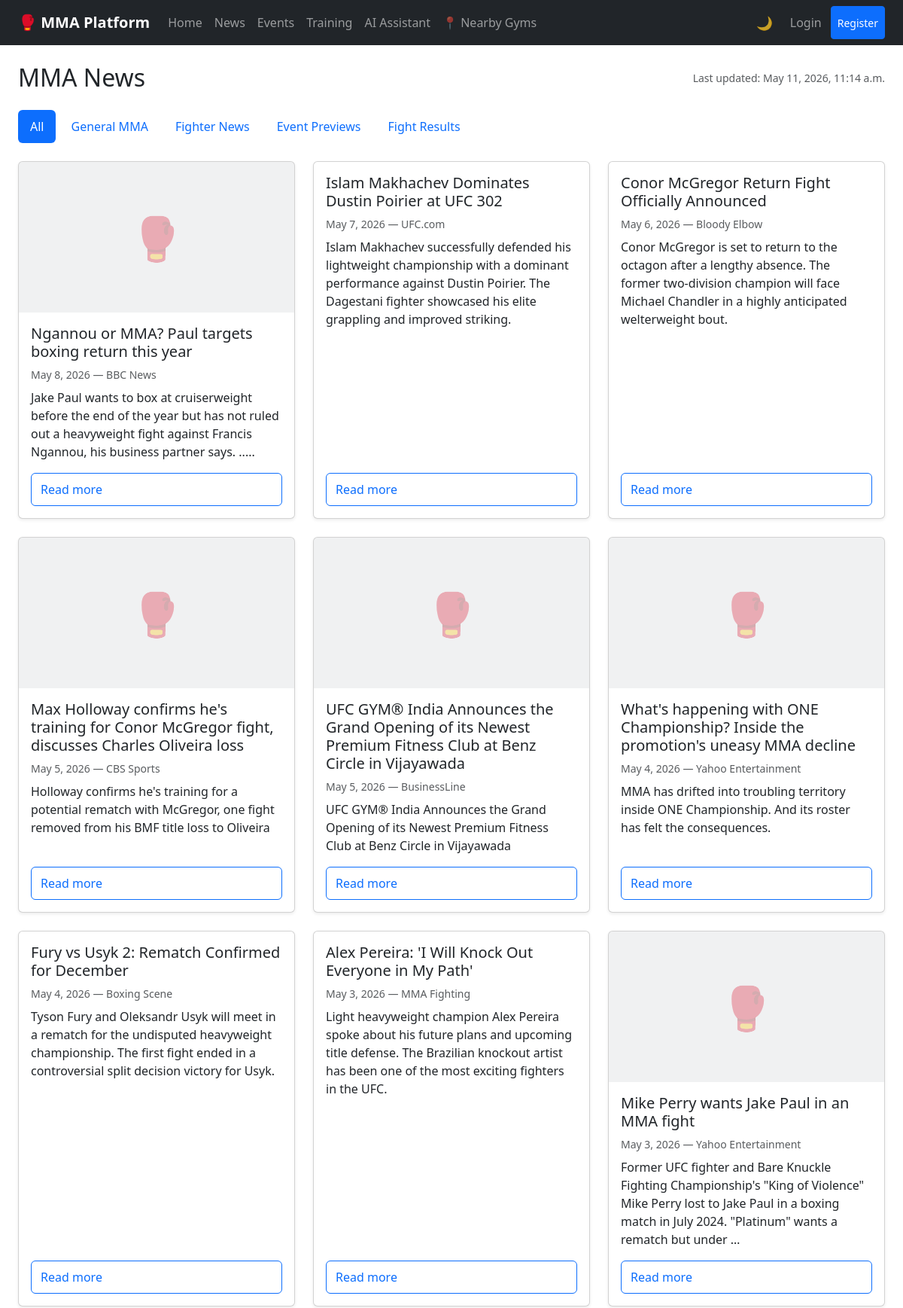
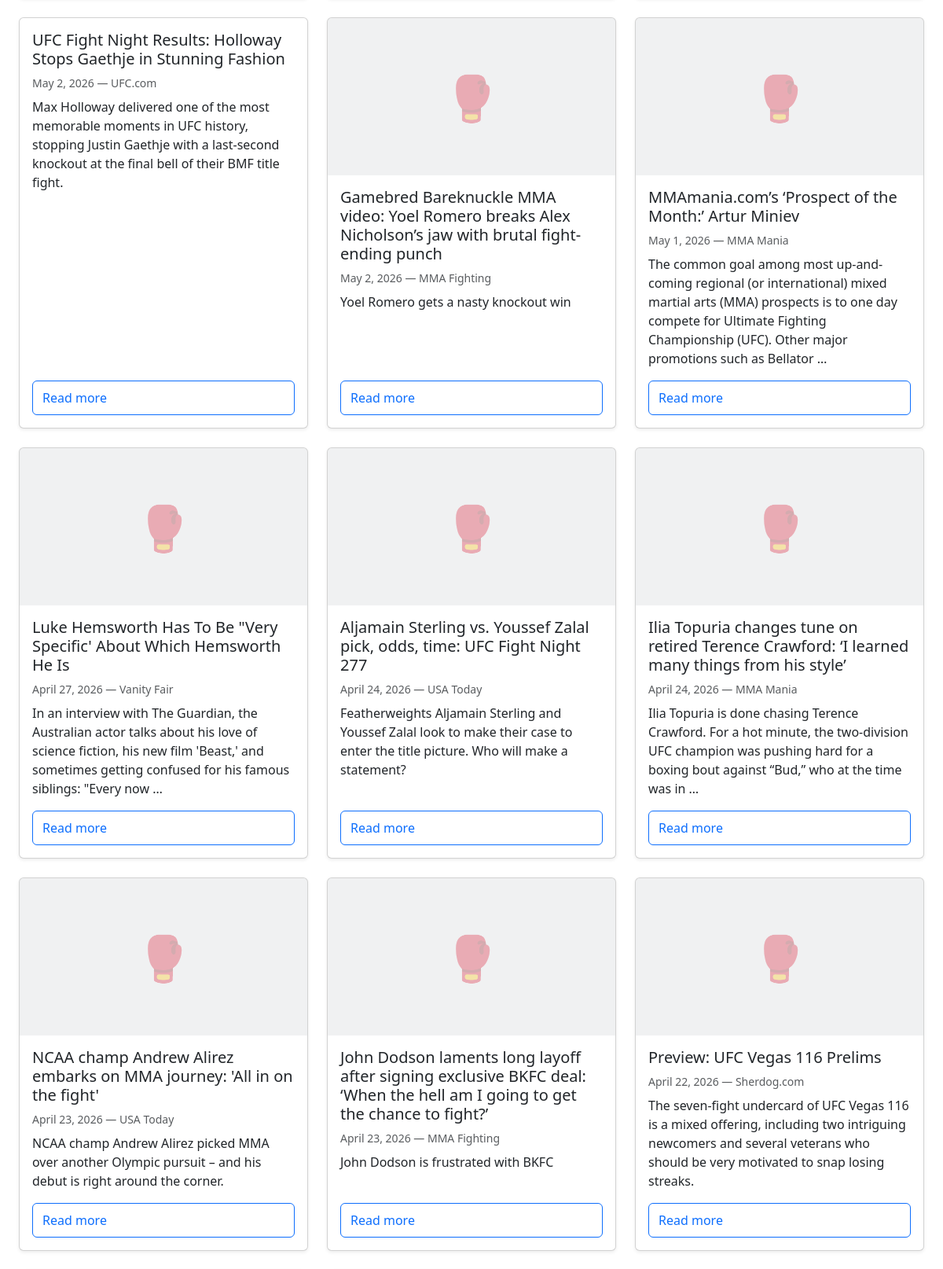
Page /news/ (upper part) on the committed database (2 pictures, top to bottom).
### apps/news/models.py (models this page shows, shortened)
class Article(models.Model):
    CATEGORY_CHOICES = [
        ("general", "General MMA"),
        ("fighter", "Fighter News"),
        ("preview", "Event Previews"),
        ("results", "Fight Results"),
    ]
    external_id = models.CharField(max_length=255, unique=True)
    title = models.CharField(max_length=500)
    summary = models.TextField()
    source_name = models.CharField(max_length=200)
    source_url = models.URLField()
    image_url = models.URLField(blank=True, default="")  # article thumbnail from API
    category = models.CharField(max_length=20, choices=CATEGORY_CHOICES)
    published_at = models.DateTimeField(db_index=True)
    fetched_at = models.DateTimeField(auto_now=True)
    is_hidden = models.BooleanField(default=False, db_index=True)
    class Meta:
        ordering = ["-published_at"]
        indexes = [models.Index(fields=["category", "-published_at"])]

### apps/news/views.py (the view)
# urls.py: path("", NewsListView.as_view(), name="list"),
class NewsListView(View):
    def get(self, request):
        category = request.GET.get("category")
        page = request.GET.get("page", 1)
        page_obj = get_articles(category=category or None, page=page)
        return render(
            request,
            "news/list.html",
            {
                "page_obj": page_obj,
                "category": category,
                "categories": Article.CATEGORY_CHOICES,
            },
        )

### apps/news/services.py (called while the page is built)
def get_articles(category: str | None = None, page: int = 1):
    queryset = Article.objects.filter(is_hidden=False)
    if category is not None:
        queryset = queryset.filter(category=category)
    queryset = queryset.order_by("-published_at")
    paginator = Paginator(queryset, 20)
    return paginator.get_page(page)

### templates/news/list.html (shortened to what this page needs)
{% extends "base.html" %}
{% block content %}
<div class="container py-4">
    <div class="d-flex align-items-center justify-content-between mb-4 flex-wrap gap-2">
        <h1 class="h2 mb-0">MMA News</h1>
        {% if page_obj.object_list %}
            {% with page_obj.object_list|first as latest %}
                {% if latest.fetched_at %}
                    <small class="text-muted">
                        Last updated: {{ latest.fetched_at|date:"N j, Y, g:i a" }}
                    </small>
                {% endif %}
            {% endwith %}
        {% endif %}
    </div>
    <ul class="nav nav-pills mb-4 flex-wrap gap-1" role="tablist">
        <li class="nav-item" role="presentation">
            <a class="nav-link {% if not category %}active{% endif %}"
               href="?page=1"
               style="min-height: 44px; display: inline-flex; align-items: center;"
               {% if not category %}aria-current="page"{% endif %}>
                All
            </a>
        </li>
        {% for cat_key, cat_label in categories %}
            <li class="nav-item" role="presentation">
                <a class="nav-link {% if category == cat_key %}active{% endif %}"
                   href="?category={{ cat_key }}&page=1"
                   style="min-height: 44px; display: inline-flex; align-items: center;"
                   {% if category == cat_key %}aria-current="page"{% endif %}>
                    {{ cat_label }}
                </a>
            </li>
        {% endfor %}
    </ul>
    {% if page_obj.object_list %}
        <div class="row row-cols-1 row-cols-md-2 row-cols-xl-3 g-4 mb-4">
            {% for article in page_obj %}
                <div class="col">
                    <div class="card h-100 shadow-sm">
                        {% if article.image_url %}
                            <img src="{{ article.image_url }}" alt="{{ article.title }}"
                                 class="card-img-top"
                                 style="height: 200px; object-fit: cover;"
                                 loading="lazy"
                                 onerror="this.style.display='none'">
                        {% else %}
                            <div class="card-img-top d-flex align-items-center justify-content-center bg-secondary bg-opacity-10"
                                 style="height: 200px;">
                                <span style="font-size: 3.5rem; opacity: 0.3;">🥊</span>
                            </div>
                        {% endif %}
                        <div class="card-body d-flex flex-column">
                            <h2 class="card-title h5">{{ article.title }}</h2>
                            <p class="card-text text-muted small mb-2">
                                <span>{{ article.published_at|date:"N j, Y" }}</span>
                                &mdash;
                                <span>{{ article.source_name }}</span>
                            </p>
                            <p class="card-text flex-grow-1">
                                {{ article.summary|truncatewords:30 }}
                            </p>
                            <a href="{% url 'news:detail' article.pk %}"
                               class="btn btn-outline-primary mt-auto"
                               style="min-height: 44px; display: inline-flex; align-items: center;">
                                Read more
                            </a>
                        </div>
                    </div>
                </div>
            {% endfor %}
        </div>
    {% endif %}
</div>
{% endblock %}

### templates/base.html (style rules this page uses)
html { height: 100%; overflow-x: hidden; }
body { min-height: 100vh; height: 100%; display: flex; flex-direction: column; overflow-x: hidden; }
.container { width: 100% !important; max-width: 100% !important; padding-left: 1.5rem; padding-right: 1.5rem; }
* { box-sizing: border-box; }

### rows in the picture
Article: fetched_at "May 11, 2026, 11:14 a.m.", title "Ngannou or MMA? Paul targets boxing return this year", published_at "May 8, 2026", source_name "BBC News", summary "Jake Paul wants to box at cruiserweight before the end of the year but has not ruled out a heavyweight fight against Francis Ngannou, his business partner says. ....."
Article: title "Islam Makhachev Dominates Dustin Poirier at UFC 302", published_at "May 7, 2026", source_name "UFC.com", summary "Islam Makhachev successfully defended his lightweight championship with a dominant performance against Dustin Poirier. The Dagestani fighter showcased his elite grappling and improved striking."
Article: title "Conor McGregor Return Fight Officially Announced", published_at "May 6, 2026", source_name "Bloody Elbow", summary "Conor McGregor is set to return to the octagon after a lengthy absence. The former two-division champion will face Michael Chandler in a highly anticipated welterweight bout."
Article: title "Max Holloway confirms he's training for Conor McGregor fight, discusses Charles Oliveira loss", published_at "May 5, 2026", source_name "CBS Sports", summary "Holloway confirms he's training for a potential rematch with McGregor, one fight removed from his BMF title loss to Oliveira"
Article: title "UFC GYM® India Announces the Grand Opening of its Newest Premium Fitness Club at Benz Circle in Vijayawada", published_at "May 5, 2026", source_name "BusinessLine", summary "UFC GYM® India Announces the Grand Opening of its Newest Premium Fitness Club at Benz Circle in Vijayawada"
Article: title "What's happening with ONE Championship? Inside the promotion's uneasy MMA decline", published_at "May 4, 2026", source_name "Yahoo Entertainment", summary "MMA has drifted into troubling territory inside ONE Championship. And its roster has felt the consequences."
Article: title "Fury vs Usyk 2: Rematch Confirmed for December", published_at "May 4, 2026", source_name "Boxing Scene", summary "Tyson Fury and Oleksandr Usyk will meet in a rematch for the undisputed heavyweight championship. The first fight ended in a controversial split decision victory for Usyk."
Article: title "Alex Pereira: 'I Will Knock Out Everyone in My Path'", published_at "May 3, 2026", source_name "MMA Fighting", summary "Light heavyweight champion Alex Pereira spoke about his future plans and upcoming title defense. The Brazilian knockout artist has been one of the most exciting fighters in the UFC."
Article: title "Mike Perry wants Jake Paul in an MMA fight", published_at "May 3, 2026", source_name "Yahoo Entertainment", summary "Former UFC fighter and Bare Knuckle Fighting Championship's \"King of Violence\" Mike Perry lost to Jake Paul in a boxing match in July 2024. \"Platinum\" wants a rematch but under …"
Article: title "UFC Fight Night Results: Holloway Stops Gaethje in Stunning Fashion", published_at "May 2, 2026", source_name "UFC.com", summary "Max Holloway delivered one of the most memorable moments in UFC history, stopping Justin Gaethje with a last-second knockout at the final bell of their BMF title fight."
Article: title "Gamebred Bareknuckle MMA video: Yoel Romero breaks Alex Nicholson’s jaw with brutal fight-ending punch", published_at "May 2, 2026", source_name "MMA Fighting", summary "Yoel Romero gets a nasty knockout win"
Article: title "MMAmania.com’s ‘Prospect of the Month:’ Artur Miniev", published_at "May 1, 2026", source_name "MMA Mania", summary "The common goal among most up-and-coming regional (or international) mixed martial arts (MMA) prospects is to one day compete for Ultimate Fighting Championship (UFC). Other major promotions such as Bellator …"
Article: title "Luke Hemsworth Has To Be \"Very Specific' About Which Hemsworth He Is", published_at "April 27, 2026", source_name "Vanity Fair", summary "In an interview with The Guardian, the Australian actor talks about his love of science fiction, his new film 'Beast,' and sometimes getting confused for his famous siblings: \"Every now …"
Article: title "Aljamain Sterling vs. Youssef Zalal pick, odds, time: UFC Fight Night 277", published_at "April 24, 2026", source_name "USA Today", summary "Featherweights Aljamain Sterling and Youssef Zalal look to make their case to enter the title picture. Who will make a statement?"
Article: title "Ilia Topuria changes tune on retired Terence Crawford: ‘I learned many things from his style’", published_at "April 24, 2026", source_name "MMA Mania", summary "Ilia Topuria is done chasing Terence Crawford. For a hot minute, the two-division UFC champion was pushing hard for a boxing bout against “Bud,” who at the time was in …"
Article: title "NCAA champ Andrew Alirez embarks on MMA journey: 'All in on the fight'", published_at "April 23, 2026", source_name "USA Today", summary "NCAA champ Andrew Alirez picked MMA over another Olympic pursuit – and his debut is right around the corner."
Article: title "John Dodson laments long layoff after signing exclusive BKFC deal: ‘When the hell am I going to get the chance to fight?’", published_at "April 23, 2026", source_name "MMA Fighting", summary "John Dodson is frustrated with BKFC"
Article: title "Preview: UFC Vegas 116 Prelims", published_at "April 22, 2026", source_name "Sherdog.com", summary "The seven-fight undercard of UFC Vegas 116 is a mixed offering, including two intriguing newcomers and several veterans who should be very motivated to snap losing streaks."

### other values in the picture
{{ cat_label }} "General MMA" "Fighter News" "Event Previews" "Fight Results"
